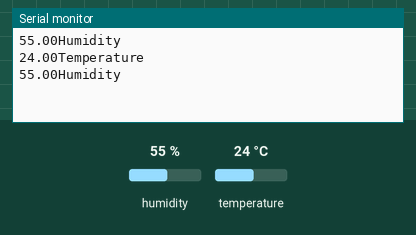
The sketch below on a simulated Arduino Uno, built with avr-gcc and run on an emulated ATmega328P. Parts: the last lines printed to the serial monitor. Inputs (shaded band) come from the test bench; at power-on: humidity 55 %, temperature 24 °C.

Above: at 2.8 s.
2.9 s: humidity set to 22 %
At 3.9 s:
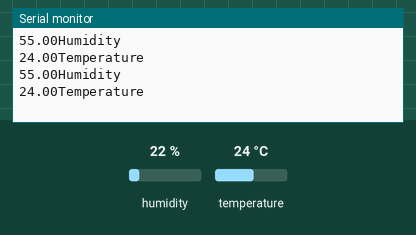
5.6 s: temperature set to 12 °C
At 7.0 s:
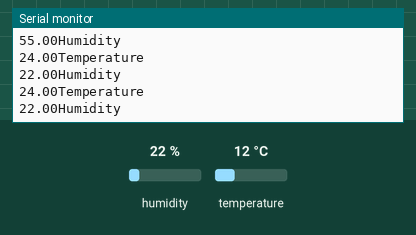
8.3 s: humidity set to 40 %
At 8.3 s:
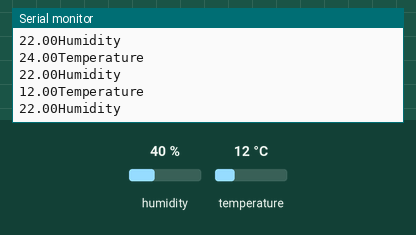
Timing chart, 0 to 11.3 s (numbered marks = the images above; inputs shaded):
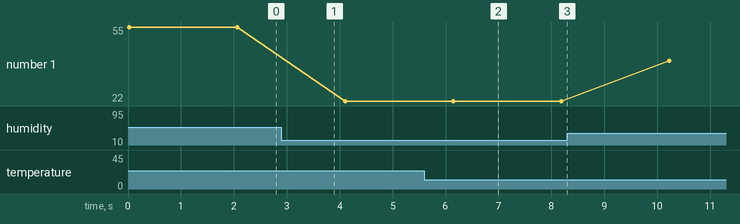

Measured:
- plotted number 1: 55 → 22 after the input at 2.9 s, 22 → 40 after the input at 8.3 s

The sketch:

SHT21_ESP8266_UART_Out.ino
```cpp
/****************************************************************
  SHT21 Temperature/Humidity Sensor Demo

   An example sketch that reads the sensor data and prints the
   temperature in degrees C and relative humidity %RH to the
   serial port.

   Data will appear in the serial monitor of the Arduino IDE and
   if an external UART is connected, data can be read and parsed
   on other hardware.

   Target hardware:  ESP8266

   Gadget Reboot

***************************************************************/

#include <Wire.h>
#include "SHT21.h"

SHT21 SHT21;

void setup() {

  // initialize serial port and SHT21 sensor
  Serial.begin(9600);
  SHT21.begin();

}  // end void setup()

void loop() {

  // send temperature and humidity out over the UART
  // formatted with text that can be parsed on receiving side
  // format:  "nnnHumidity" or "nnnTemperature"  where nnn is a floating number
  Serial.print(SHT21.getHumidity());
  Serial.println("Humidity");
  delay(1000);

  Serial.print(SHT21.getTemperature());
  Serial.println("Temperature");
  delay(1000);

}  // end void loop()
```
